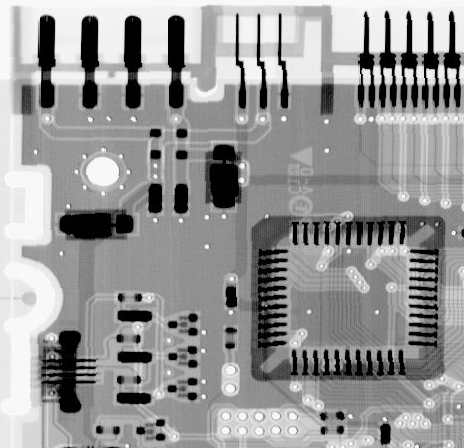
#> input picture ExerciseSet5/Data/Fig0507(a)(ckt-board-orig).tif, 464 x 448 px
$ python Task1.py
#> lines starting #> are read from the running program, lines starting #| are printed output that depends on the picture
import numpy as np
import PIL.Image as Image
from matplotlib import pyplot as plt

'''
Part (1)

Physical domain filters:
    1 - 4-neighborhood Laplacian convolution kernek
        [[ 0, 1, 0],
         [ 1,-4, 1],
         [ 0, 1, 0]]
    2 - 8-neighborhood Laplacian convolution
        [[ 1, 1, 1],
         [ 1,-8, 1],
         [ 1, 1, 1]]

Fourier domain filters:
    1 - inverse gausian mutliplication mask
        f(x,y) = 1/(sigma * sqrt(2*pi)) * [ 1 - exp( -1/2 * (x^2/sigma_x^2 + y^2/sigma_y^2) ) ]
    2 - ideal high-pass filter (square multiplication mask)
        f(x,y) = 0   , x < x_cutoff and y < y_cutoff
                 1   , else
'''


'''
Part (2)

Filtering in the spatial domain is computationally faster, because you don't need to compute
the FFT of the image.  You cannot get ideal filters when filtering in the spatial domain,
though.

Filtering in the frequency domain allows you to use ideal filters, but you it is harder to
compute.  You will also introduce aliasing artifacts because of the FFT and IFFT needed
to filter this way.  You also need to decide how much you want to zero-pad the image when
performing the FFT.
'''


'''
Part (3)

The pre-processing phase should include zero-padding, ideally so the padded-image has
dimensions that are a power of 2.

The post-processing phase must force the complex values of the IFFT to be real valued,
8-bit integers.  The final image must also be resized to the original image dimensions.
'''


'''
Part (4)
'''

def preprocess(fxy):
    ## Preprocess f(x,y)

    ## Determine how much to zero-pad the image
    #  We are determining how many zeros to pad each edge with to make the
    #  image dimensions a power of 2.
    shape = fxy.shape[:2]
    pad_dims = []
    for dim in shape:
        new_dim = 2**np.ceil(np.log2(dim))
        pad_val = int((new_dim - dim)//2)
        pad_dims.append( (pad_val, pad_val) )

    ## Zero-pad the image
    _fxy = np.pad(fxy, pad_dims, mode='constant', constant_values=0)

    return _fxy


def postprocess(gxy, fxy):
    ## Posptrocessing g(x,y)

    ## Isolate only the real component of the image
    g = np.real(gxy)

    ## Remove the zero-padded edges of the image
    target_shape = fxy.shape
    dim_dif = [g.shape[i]-target_shape[i] for i in range(g.ndim)]
    g = g[dim_dif[0]//2:-dim_dif[0]//2 , dim_dif[1]//2:-dim_dif[1]//2]

    return g


## Test the functions
# Load the image
f = np.array(Image.open("Data/Fig0507(a)(ckt-board-orig).tif"))
#> f is the input picture: shape (448, 464); min 0, max 255, mean 150.8

# Preprocess and take the FFT of the image
_f = preprocess(f)
#> in preprocess, `_fxy = np.pad(fxy, pad_dims, mode='constant', constant_values=0)`:
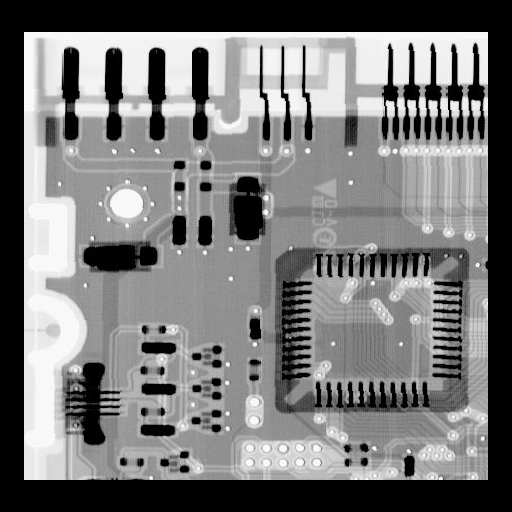
#> _fxy: shape (512, 512); min 0, max 255, mean 119.5
F = np.fft.fftshift( np.fft.fft2(_f) )


# Filter the image
H = np.ones_like(F)
cx, cy = (F.shape[0]//2, F.shape[1]//2)
#> cx = 256; cy = 256
H[cx-10:cx+10, cy-10:cy+10] = 0
G = F * H


# IFFT the filtered image
_g = np.fft.ifft2( np.fft.fftshift(G) )
g = postprocess(_g, f)
#> in postprocess, `g = np.real(gxy)`:
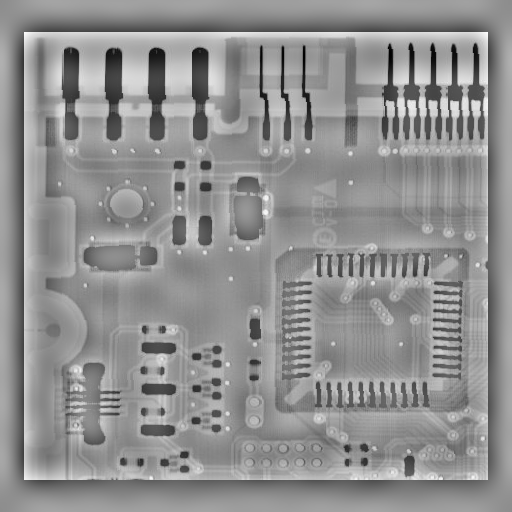
#> g: shape (512, 512) float64; min -234.2, max 179.4, mean 0; drawn with min black and max white
#> in postprocess, `g = g[dim_dif[0]//2:-dim_dif[0]//2 , dim_dif[1]//2:-dim_dif[1]//2]`:
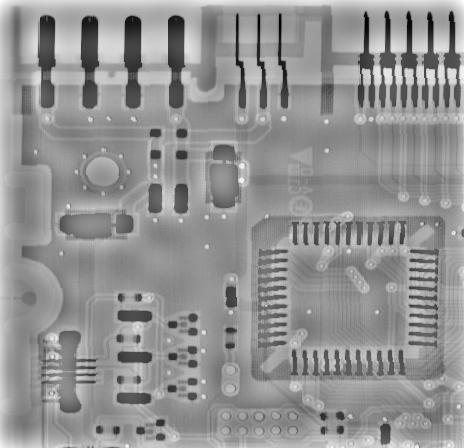
#> g: shape (448, 464) float64; min -234.2, max 179.4, mean 4.8; drawn with min black and max white


## Plot the process
fig,ax = plt.subplots(2,2)
ax[0,0].imshow(_f, cmap="gray")
ax[0,1].imshow(np.log(np.abs(F)), cmap="gray")
ax[1,0].imshow(np.log(np.abs(G)), cmap="gray")
ax[1,1].imshow(g, cmap="gray")

ax[0,0].set_title("preprocessed input image")
ax[0,1].set_title("FFT of processed input")
ax[1,0].set_title("filtered FFT")
ax[1,1].set_title("postprocessed output image")

for a in ax.ravel(): a.set_axis_off()
plt.show()
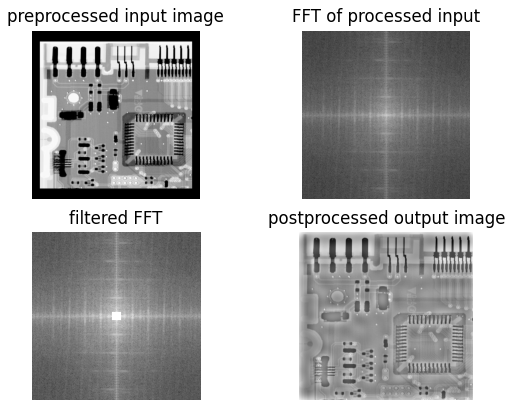
#> figure drawn by matplotlib, 4 panels
